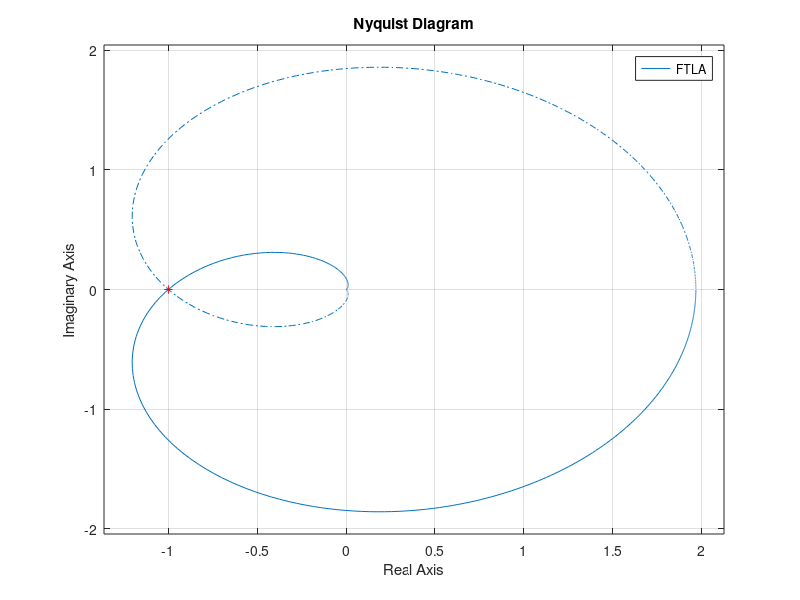
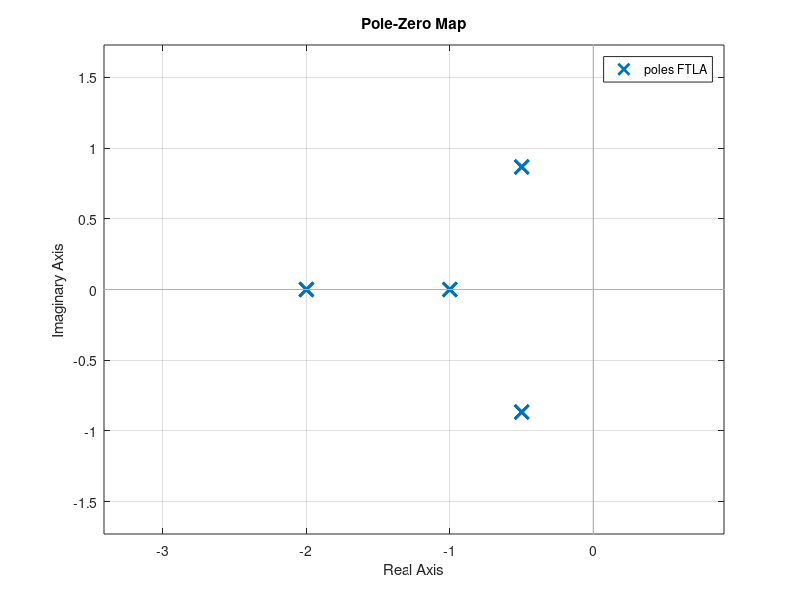
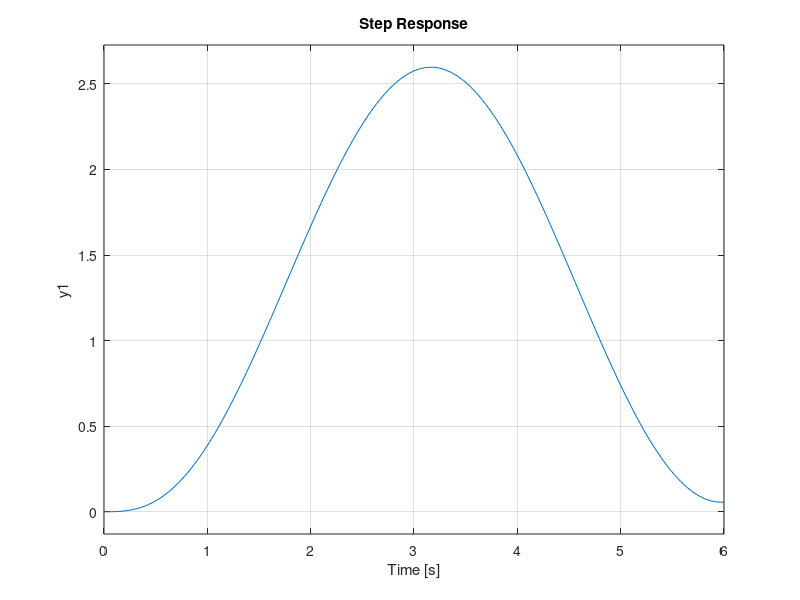
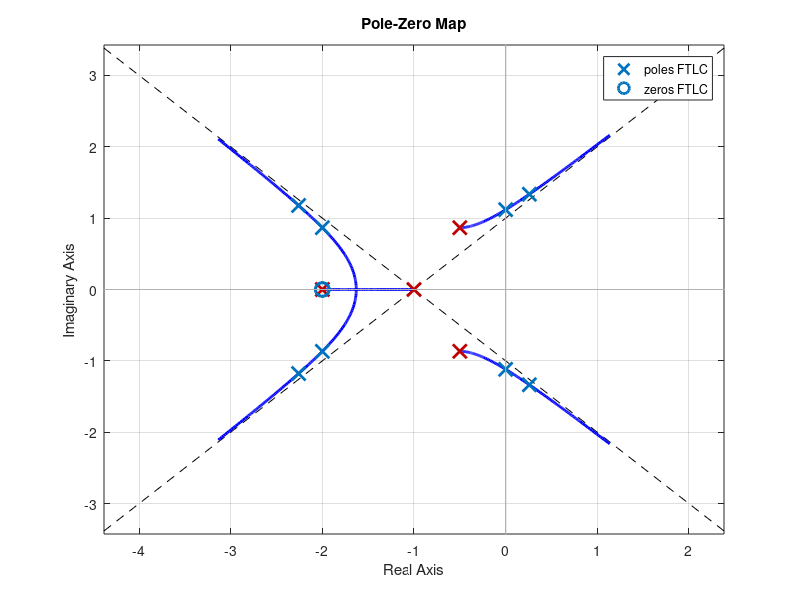

These charts were generated, in order, by the following MATLAB code:
%% Sistema Estable con k=1
k = 1;
num = [k];
den = [1 4 6 5 2];
FTLA = tf(num, den);
figure(1)
nyquist(FTLA);          % trabaja con FTLA
    % no hay rodeos al (-1;0)
    % es estable si no hubiera polos a la derecha para FTLA

figure(2)
pzmap(FTLA);
    % es de fase minima (esta todo a la izquierda)
    % ahora sí podemos decir que es estable

num = [1 2];
den = [1 4 6 5 2];
FTLC = tf(num, den);
figure(3)
step(FTLC)

figure(4)
rlocus(FTLA)
    % para determinar en que valor de K el sistema se vuelve inestable
        % k>4 inestable

%% Sistema Inestable con k=10
k = 10;
num = [k];
den = [1 4 6 5 2];
FTLA = tf(num, den);
figure(1)
nyquist(FTLA);         
    % hay 2 rodeos en el (-1;0)

figure(2)
pzmap(FTLA);

num = [10 20];
den = [1 4 6 5 12];
FTLC = tf(num, den);
figure(3)
step(FTLC)

figure(4)
pzmap(FTLC)
    % hay 2 polos a la derecha del eje Imaginario, el sistema es inestable

%% Sistema Criticamente Estable con k=3.9375
k = 3.9375;
num = [k];
den = [1 4 6 5 2];
FTLA = tf(num, den);
figure(1)
nyquist(FTLA);         
    % cae justo en (-1;0), lo hace criticamente estable

figure(2)
pzmap(FTLA);

num = [k 2*k];
den = [1 4 6 5 2+k];
FTLC = tf(num, den);
figure(3)
step(FTLC)

figure(4)
pzmap(FTLC)
    % tenemos 2 polos en LC sobre el eje imaginario, oscila de manera
        % indefinida, aun asi es de fase minima 
